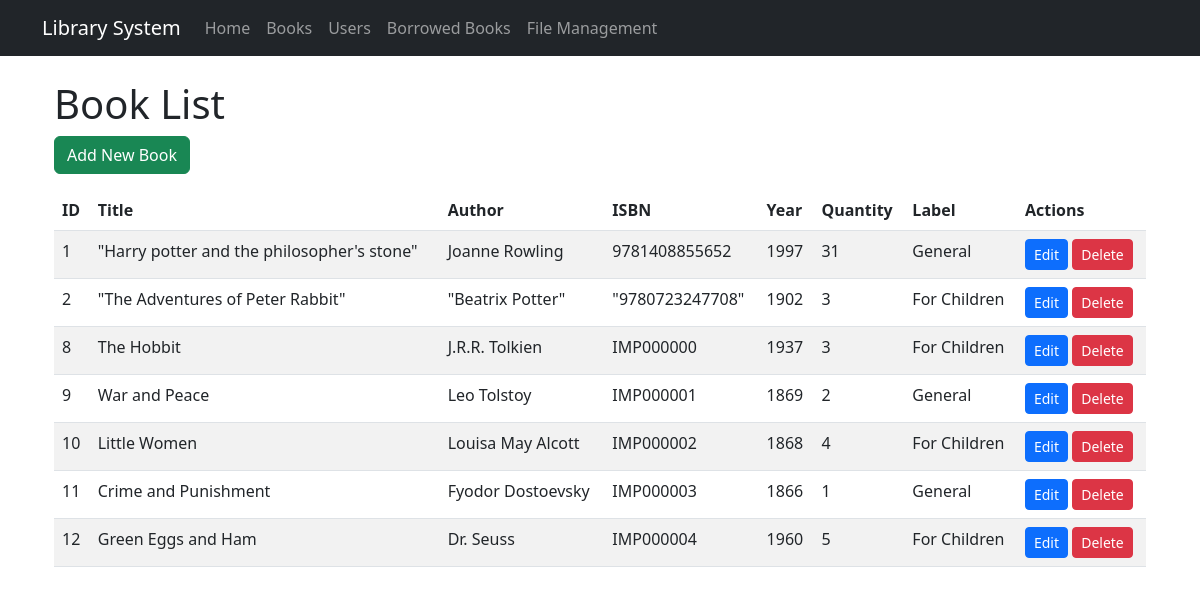
/books/, run on an earlier commit of the app's database.
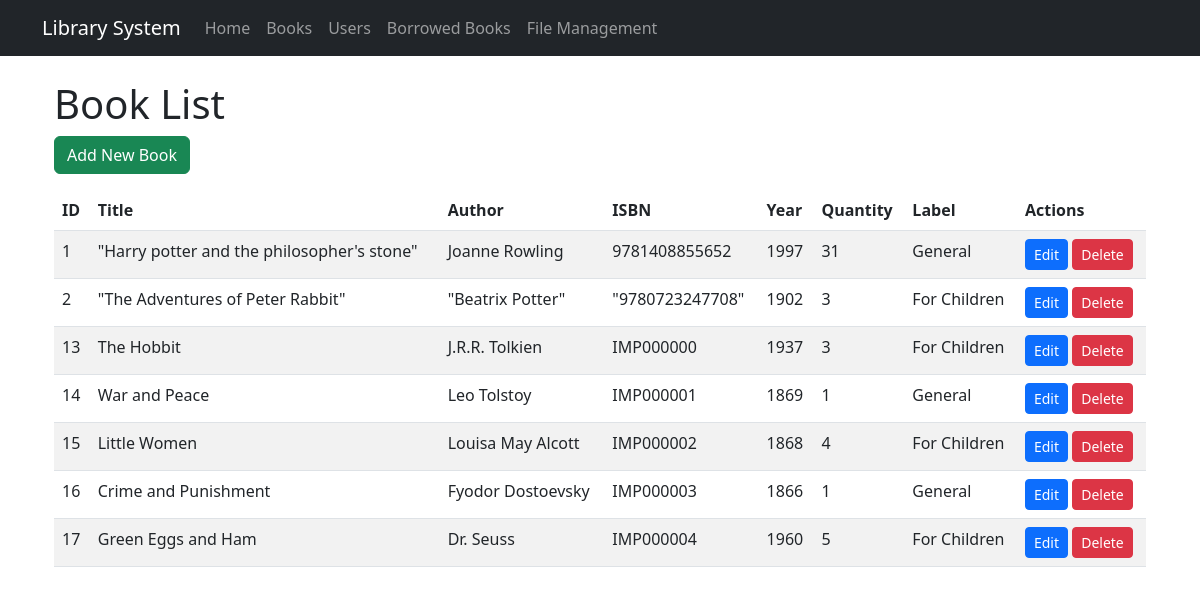
And on a later commit of the database.
### library/models.py (models this page shows, shortened)
class Book(models.Model):
    LABEL_CHOICES = [
        ('for children', 'For Children'),
        ('general', 'General'),
    ]
    title = models.CharField(max_length=255)
    author = models.CharField(max_length=255)
    isbn = models.CharField(max_length=20, unique=True)
    year = models.IntegerField()
    quantity = models.IntegerField()
    label = models.CharField(max_length=20, choices=LABEL_CHOICES, default='general')

### library/views.py (the view)
# urls.py: path('books/', views.book_list, name='book_list'),
def book_list(request):
    books = Book.objects.all()
    return render(request, 'library/book_list.html', {'books': books})

### templates/library/book_list.html
{% extends 'base.html' %}
{% block content %}
<div class="container">
    <h1>Book List</h1>
    <a href="{% url 'add_book' %}" class="btn btn-success mb-3">Add New Book</a>
    <table class="table table-striped">
        <thead>
            <tr>
                <th>ID</th>
                <th>Title</th>
                <th>Author</th>
                <th>ISBN</th>
                <th>Year</th>
                <th>Quantity</th>
                <th>Label</th>
                <th>Actions</th>
            </tr>
        </thead>
        <tbody>
            {% for book in books %}
            <tr>
                <td>{{ book.id }}</td>
                <td>{{ book.title }}</td>
                <td>{{ book.author }}</td>
                <td>{{ book.isbn }}</td>
                <td>{{ book.year }}</td>
                <td>{{ book.quantity }}</td>
                <td>{{ book.get_label_display }}</td>
                <td>
                    <a href="{% url 'edit_book' book.id %}" class="btn btn-sm btn-primary">Edit</a>
                    <a href="{% url 'delete_book' book.id %}" class="btn btn-sm btn-danger">Delete</a>
                </td>
            </tr>
            {% empty %}
            <tr>
                <td colspan="8" class="text-center">No books available.</td>
            </tr>
            {% endfor %}
        </tbody>
    </table>
</div>
{% endblock %}

### templates/base.html (shortened to what this page needs)
<!DOCTYPE html>
<html lang="en">
<head>
    <link href="https://cdn.jsdelivr.net/npm/bootstrap@5.3.0/dist/css/bootstrap.min.css" rel="stylesheet">
</head>
<body>
    <nav class="navbar navbar-expand-lg navbar-dark bg-dark">
    <div class="container">
        <a class="navbar-brand" href="{% url 'home' %}">Library System</a>
        <div class="collapse navbar-collapse" id="navbarNav">
            <ul class="navbar-nav">
                <li class="nav-item">
                    <a class="nav-link" href="{% url 'home' %}">Home</a>
                </li>
                <li class="nav-item">
                    <a class="nav-link" href="{% url 'book_list' %}">Books</a>
                </li>
                <li class="nav-item">
                    <a class="nav-link" href="{% url 'user_list' %}">Users</a>
                </li>
                <li class="nav-item">
                    <a class="nav-link" href="{% url 'borrowed_books' %}">Borrowed Books</a>
                </li>
                <li class="nav-item">
                    <a class="nav-link" href="{% url 'file_management' %}">File Management</a>
                </li>
            </ul>
        </div>
    </div>
</nav>
    <div class="container mt-4 mb-5">
        {% block content %}{% endblock %}
    </div>
</body>
</html>

What changed in the data, as far as the page shows it:
removed Book: id "8", title "The Hobbit", author "J.R.R. Tolkien", isbn "IMP000000", year "1937", quantity "3", label "For Children"
removed Book: id "9", title "War and Peace", author "Leo Tolstoy", isbn "IMP000001", year "1869", quantity "2", label "General"
removed Book: id "10", title "Little Women", author "Louisa May Alcott", isbn "IMP000002", year "1868", quantity "4", label "For Children"
removed Book: id "11", title "Crime and Punishment", author "Fyodor Dostoevsky", isbn "IMP000003", year "1866", quantity "1", label "General"
removed Book: id "12", title "Green Eggs and Ham", author "Dr. Seuss", isbn "IMP000004", year "1960", quantity "5", label "For Children"
added Book: id "13", title "The Hobbit", author "J.R.R. Tolkien", isbn "IMP000000", year "1937", quantity "3", label "For Children"
added Book: id "14", title "War and Peace", author "Leo Tolstoy", isbn "IMP000001", year "1869", quantity "1", label "General"
added Book: id "15", title "Little Women", author "Louisa May Alcott", isbn "IMP000002", year "1868", quantity "4", label "For Children"
added Book: id "16", title "Crime and Punishment", author "Fyodor Dostoevsky", isbn "IMP000003", year "1866", quantity "1", label "General"
added Book: id "17", title "Green Eggs and Ham", author "Dr. Seuss", isbn "IMP000004", year "1960", quantity "5", label "For Children"
